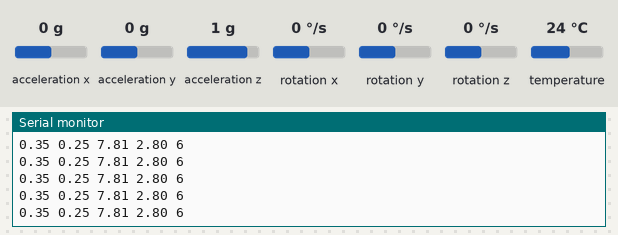
A sketch run on a simulated Arduino Leonardo, built with avr-gcc and run on an emulated ATmega32U4. On the bench: the last lines printed to the serial monitor. The test bench sets the inputs (shaded band); at power-on: acceleration x 0 g, acceleration y 0 g, acceleration z 1 g, rotation x 0 °/s, rotation y 0 °/s, rotation z 0 °/s, temperature 24 °C.

Above: at 1.2 s.
1.3 s: acceleration x set to -1.4 g
At 1.35 s:
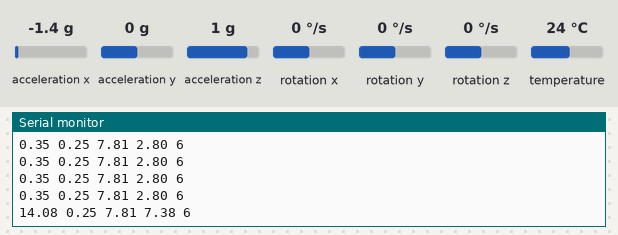
2.8 s: acceleration y set to -1.4 g
At 2.85 s:
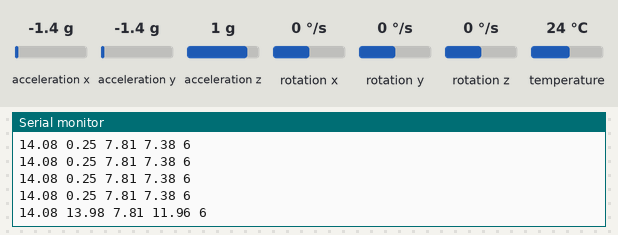
4.3 s: acceleration z set to -1.4 g
At 4.34 s:
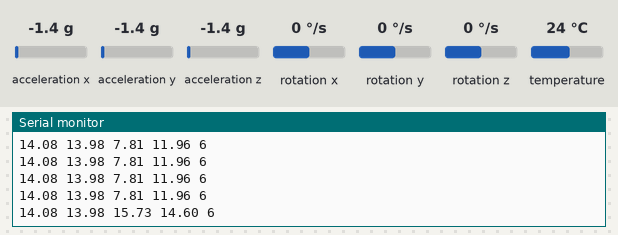
Timing chart, 0 to 7.3 s (numbered marks = the images above; inputs shaded):
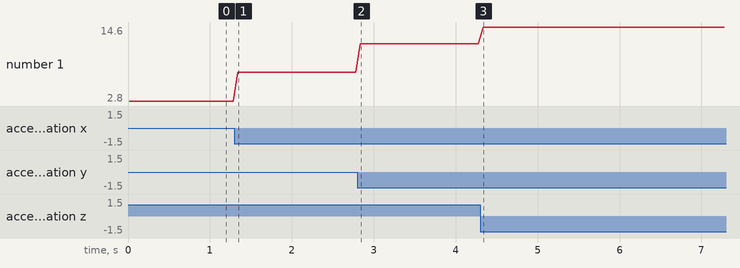

The sketch:

sketch_oct12d.ino
```cpp
#include <Adafruit_MPU6050.h>
#include <Adafruit_Sensor.h>
#include <Wire.h>

Adafruit_MPU6050 mpu;

// Variables for Kalman filter
float accelX, accelY, accelZ;
float biasX, biasY, biasZ;
float rateX, rateY, rateZ;
float P[3][2][2] = {{{1, 0}, {0, 1}}, {{1, 0}, {0, 1}}, {{1, 0}, {0, 1}}}; // Error covariance matrices for X, Y, Z
float R = 0.03;     // Measurement noise
float Q_angle = 0.001; // Process noise for angle
float Q_gyro = 0.003;  // Process noise for gyro bias
float dt;              // Time difference
unsigned long lastTime;

void setup(void) {
  Serial.begin(115200);
  while (!Serial)
    delay(10); // will pause Zero, Leonardo, etc until serial console opens

  Serial.println("Adafruit MPU6050 test!");

  // Try to initialize the MPU6050
  if (!mpu.begin()) {
    Serial.println("Failed to find MPU6050 chip");
    while (1) {
      delay(10);
    }
  }
  Serial.println("MPU6050 Found!");

  // Set accelerometer and gyro ranges
  mpu.setAccelerometerRange(MPU6050_RANGE_8_G);
  mpu.setGyroRange(MPU6050_RANGE_500_DEG);
  mpu.setFilterBandwidth(MPU6050_BAND_5_HZ);

  lastTime = millis();
}

void loop() {
  // Get new sensor events
  sensors_event_t a, g, temp;
  mpu.getEvent(&a, &g, &temp);

  // Calculate dt (time difference)
  unsigned long currentTime = millis();
  dt = (currentTime - lastTime) / 1000.0;
  lastTime = currentTime;

  // Apply Kalman filter to accelerometer X, Y, Z values
  kalmanFilter(a.acceleration.x, g.gyro.x, &accelX, &biasX, 0);  // 0: for X-axis
  kalmanFilter(a.acceleration.y, g.gyro.y, &accelY, &biasY, 1);  // 1: for Y-axis
  kalmanFilter(a.acceleration.z, g.gyro.z, &accelZ, &biasZ, 2);  // 2: for Z-axis

  double x = abs((double)((a.acceleration.x) -0.35));
  double y= abs((double)((a.acceleration.y) -0.25));
  double z= abs((double)(((a.acceleration.z)-2)));

  // Print out the filtered values for Serial Plotter (acceleration in X, Y, Z axes)
  Serial.print(x);
  Serial.print(" ");
  Serial.print(y);
  Serial.print(" ");
  Serial.print(z);
  Serial.print(" ");
  Serial.print((x+y+z)/3);
  Serial.print(" ");
  Serial.println(6);

  delay(50);  // Adjust delay for better plotting resolution
}

void kalmanFilter(float accel, float gyroRate, float *angle, float *bias, int axis) {
  // Prediction
  *angle += (gyroRate - *bias) * dt;
  P[axis][0][0] += dt * (dt * P[axis][1][1] - P[axis][0][1] - P[axis][1][0] + Q_angle);
  P[axis][0][1] -= dt * P[axis][1][1];
  P[axis][1][0] -= dt * P[axis][1][1];
  P[axis][1][1] += Q_gyro * dt;

  // Correction
  float S = P[axis][0][0] + R; // Estimate error
  float K[2];  // Kalman gain
  K[0] = P[axis][0][0] / S;
  K[1] = P[axis][1][0] / S;

  float y = accel - *angle;  // Angle difference (we treat acceleration as angle for simplicity)
  *angle += K[0] * y;
  *bias += K[1] * y;

  // Update error covariance matrix
  P[axis][0][0] -= K[0] * P[axis][0][0];
  P[axis][0][1] -= K[0] * P[axis][0][1];
  P[axis][1][0] -= K[1] * P[axis][0][0];
  P[axis][1][1] -= K[1] * P[axis][0][1];
}
```

Measured:
- after the input at 1.3 s, the serial monitor: prints a new line at once (image 1)
- after the input at 2.8 s, the serial monitor: prints a new line at once (image 2)
- after the input at 4.3 s, the serial monitor: prints a new line at once (image 3)
- plotted number 1: 2.8 → 7.38 after the input at 1.3 s, 7.38 → 11.96 after the input at 2.8 s, 11.96 → 14.6 after the input at 4.3 s
